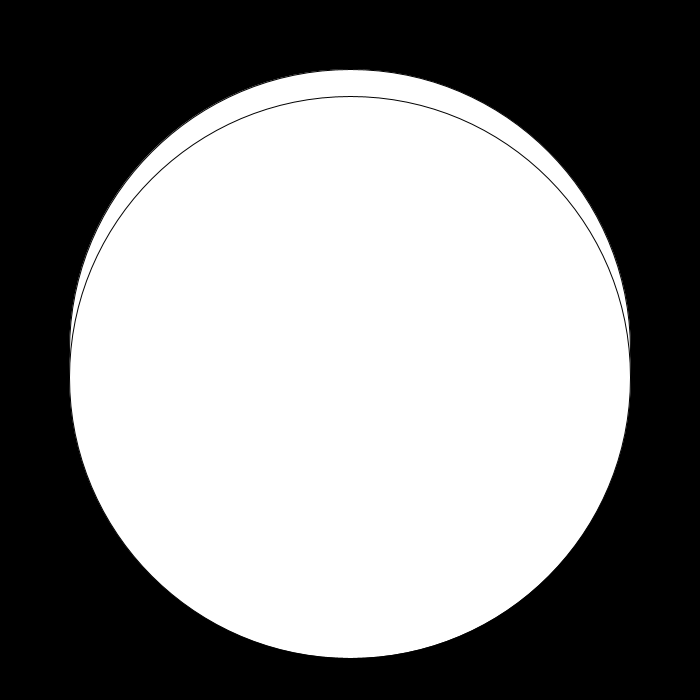
Frame 1 (no input)
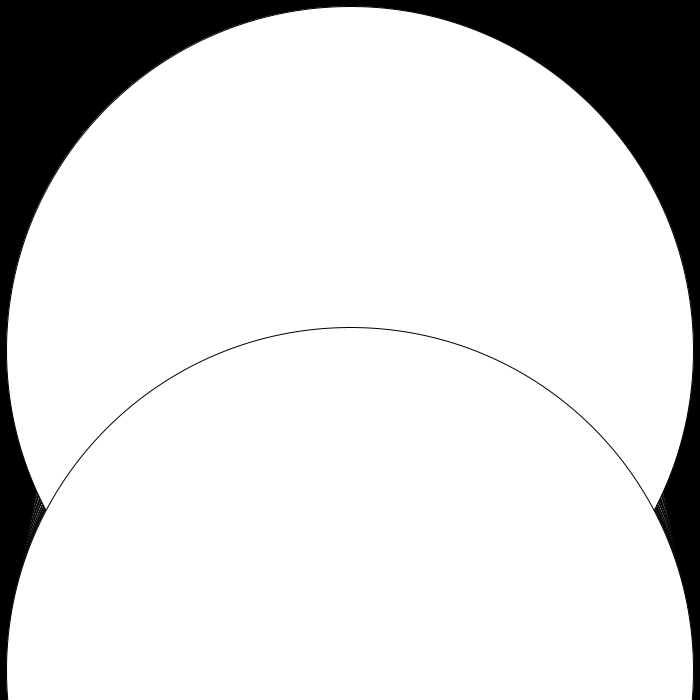
Frame 60 (the mouse pressed at the canvas centre just before this capture)
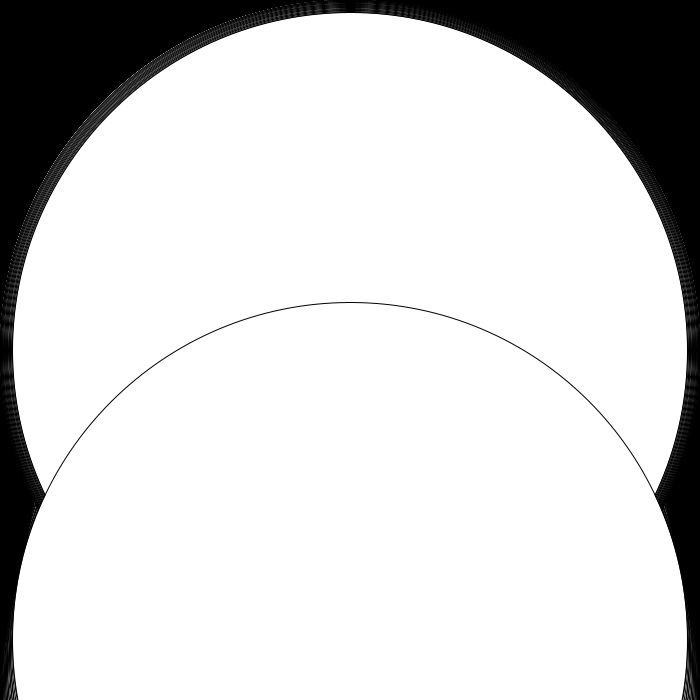
Frame 120 (the mouse held since frame 60 and released just before this capture)

The Processing sketch that drew these frames (run headless with seeded random() and noise(); from frame 60 on, the mouse is pressed at the canvas centre):

// Processing sketch: dorkShop_ellipse
// ── dorkShop_ellipse.pde
//----------------------------------------------------
// DT Bootcamp 2014, Parsons the New School for Design. 
// Math For Code Dorkshop
// written by Nicole Messier
//----------------------------------------------------

float circleX;
float circleY;
float diam=400;

void setup(){
  size(700,700);
  circleX=width/2;
  circleY=height/2;
  background(0);
}

void draw(){
  
  //y=sin(x) 
  
  float time = millis()*0.001;
  float sine = sin(time);
  diam = map(sine, -1, 1, 400, 700);
  ellipse(circleX, circleY, diam, diam);
  
  float circle2X = map(sine, -1, 1, 0, width);
  float circle2Y= map(sine,-1,1,0,height);
  ellipse(width/2, circle2Y, diam, diam);
  

}
